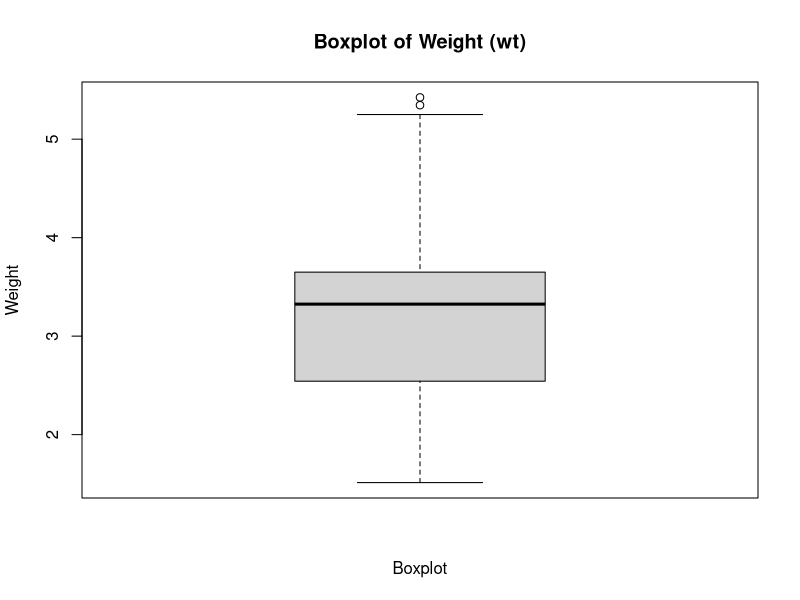
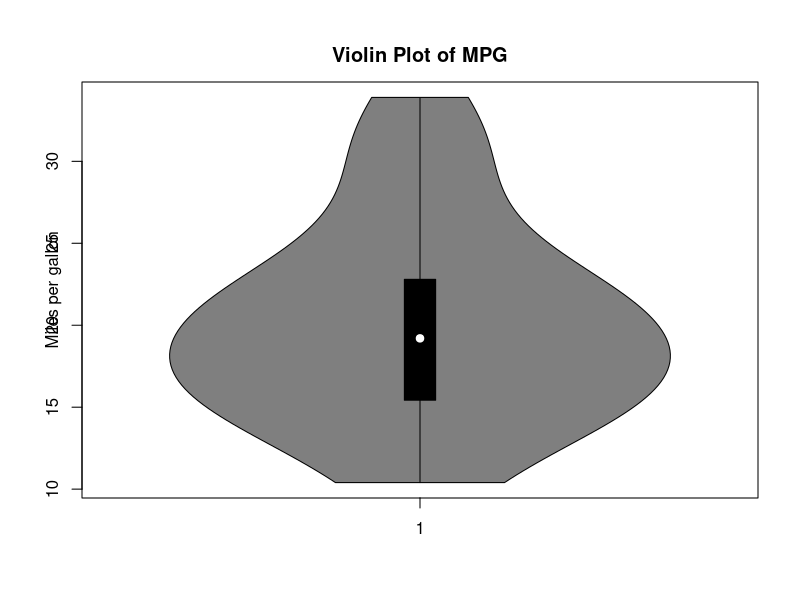
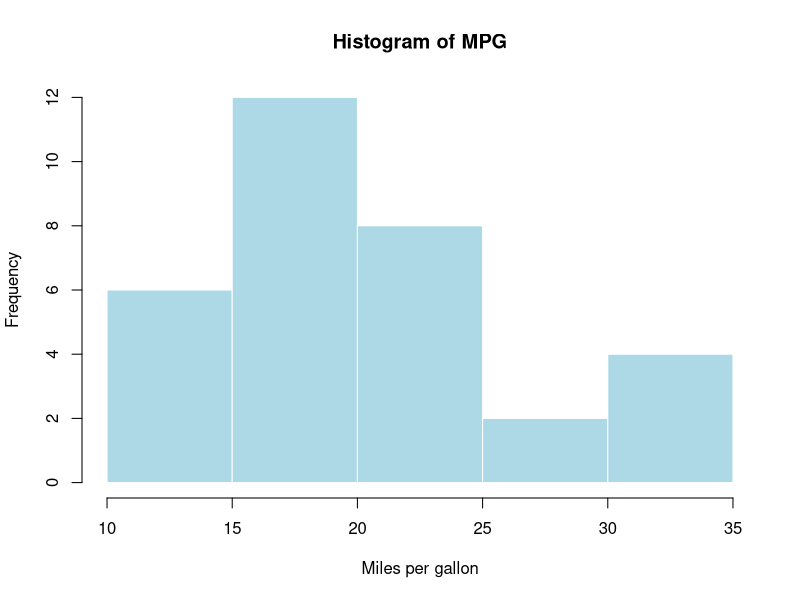
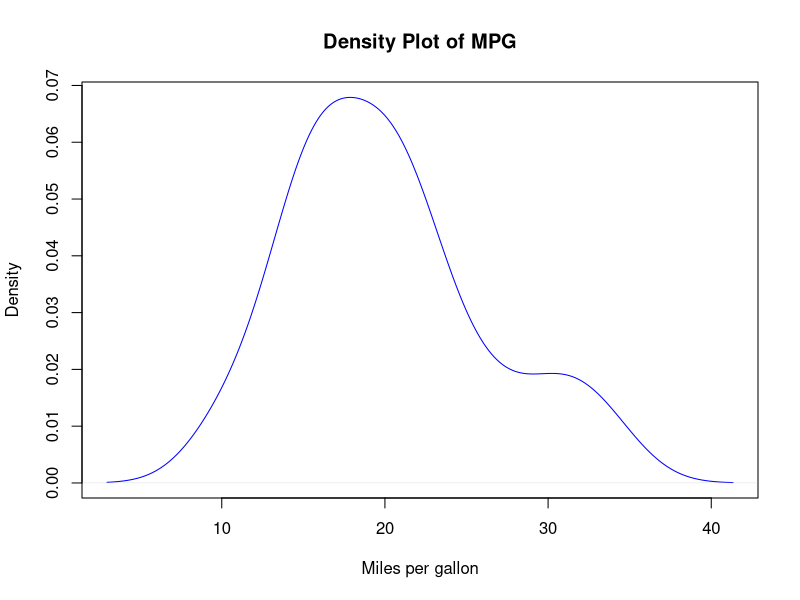
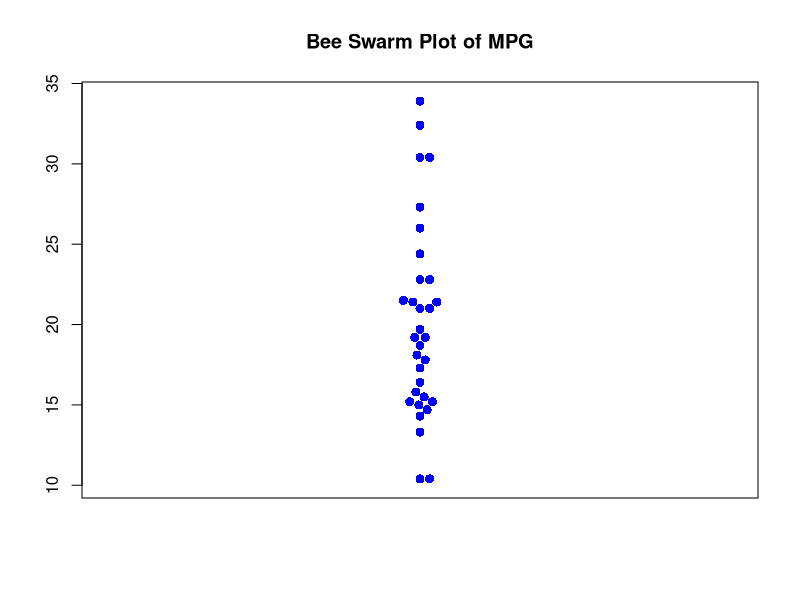

R code for these plots, in order:
## ---- chunk 1
data(mtcars)
attach(mtcars)
## ---- chunk 2
# Mean of wt in the mtcars dataframe
mean(mtcars$wt)
## ---- chunk 3
# Median of wt in the mtcars dataframe
median(mtcars$wt)
## ---- chunk 4
# Mode of wt in the mtcars dataframe
library(modeest)
mfv(mtcars$mpg) # Mode
## ---- chunk 5
# Standard Deviation of wt in the mtcars dataframe
sd(mtcars$wt)
## ---- chunk 6
# Variance of wt in the mtcars dataframe
var(mtcars$wt)
## ---- chunk 7
# Range of wt in the mtcars dataframe
range(mtcars$wt)
## ---- chunk 8
# Inter-Quartile Range of wt in the mtcars dataframe
IQR(mtcars$wt)
## ---- chunk 9
# Minimum wt in the mtcars dataframe
min(mtcars$mpg)
## ---- chunk 10
# Maximum wt in the mtcars dataframe
max(mtcars$mpg)
## ---- chunk 11
summary(mtcars$mpg)
## ---- chunk 12
library(psych)
describe(mtcars$mpg)
## ---- chunk 13
boxplot(mtcars$wt, 
        xlab = "Boxplot",
        ylab = "Weight",
        main = "Boxplot of Weight (wt)"
       )
## ---- chunk 14
# Load the vioplot package
library(vioplot)

# Create a violin plot of mpg column
vioplot(mtcars$mpg, 
        main="Violin Plot of MPG", 
        ylab="Miles per gallon")
## ---- chunk 15
# Create a histogram of mpg column
hist(mtcars$mpg, 
     main="Histogram of MPG", 
     xlab="Miles per gallon", 
     col="lightblue", 
     border="white")
## ---- chunk 16
# Create a density plot of mpg column
plot(density(mtcars$mpg), 
     main="Density Plot of MPG", 
     xlab="Miles per gallon", 
     col="blue")
## ---- chunk 17
# Load the beeswarm package
library(beeswarm)

# Create a bee swarm plot of mpg column
beeswarm(mtcars$mpg, 
         main="Bee Swarm Plot of MPG", 
         pch=16, 
         cex=1.2, 
         col="blue")
